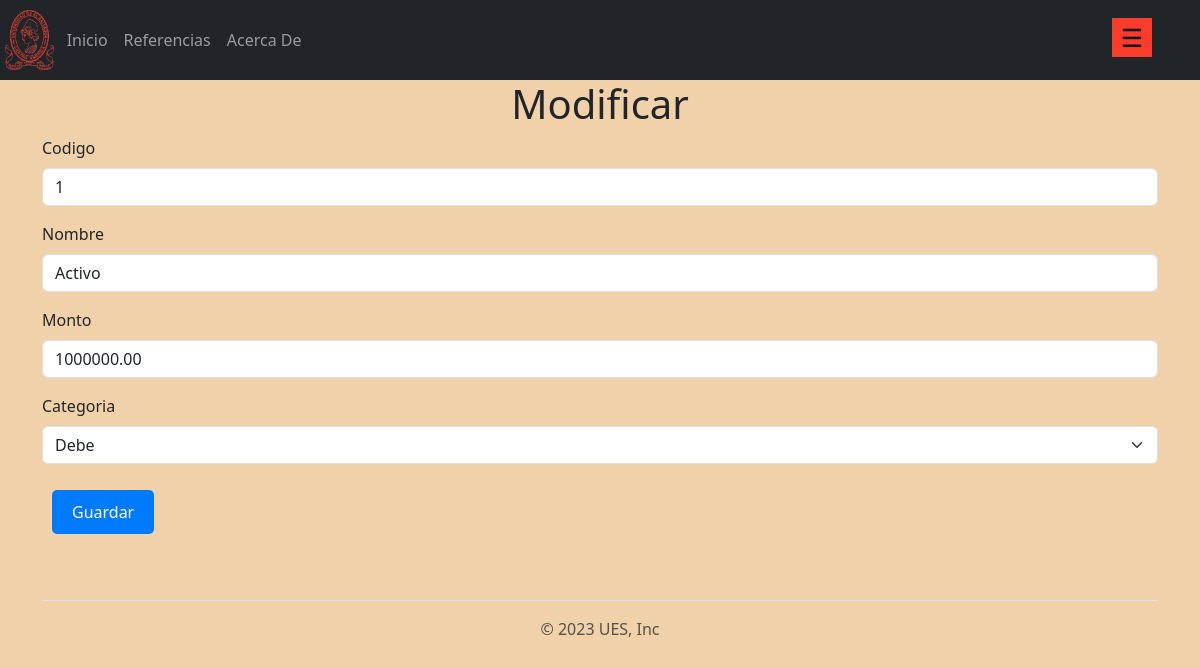
Before: /cuenta/crud/modificar/12/ with the older database file.
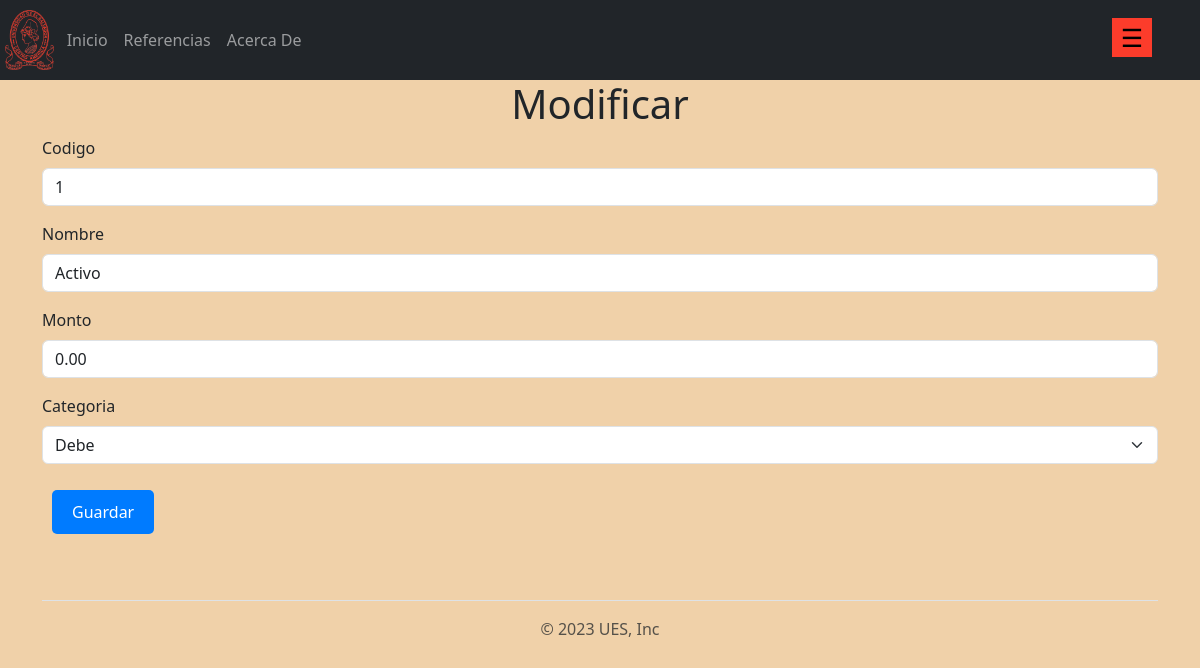
After: the same page with the newer database file.
### aplicaciones/cuenta/models.py (models this page shows, shortened)
class cuenta(models.Model):
    codigo = models.CharField(max_length=10)
    nombre = models.CharField(max_length=50)
    monto = models.DecimalField(max_digits=10, decimal_places=2)
    categoria = models.CharField(max_length=5, choices=[("Debe", "Debe"), ("Haber", "Haber")], default="")

### aplicaciones/cuenta/views.py (the view)
# urls.py: path('cuenta/crud/modificar/<pk>/', views.modificar.as_view(), name='modificar'),
class modificar(UpdateView):
    template_name = 'cuenta/crud/modificar.html'
    model = cuenta
    fields = ['codigo','nombre','monto','categoria']
    success_message = "El registro %(nombre)s fue mofificado exitosamente"
    success_url = reverse_lazy('cuenta')

### templates/cuenta/crud/modificar.html (shortened to what this page needs)
{% extends 'layout/base.html' %}
{% load bootstrap5 %}
{% block content %}
    <h1>Modificar</h1>
    <form action="" method="post">
        {% bootstrap_form form %}
        <input type="submit" value="Guardar" class="btn btn-primary">
</form>
{% endblock content %}

Changed rows visible on the page:
changed cuenta "Activo": monto "1000000.00" → "0.00"
